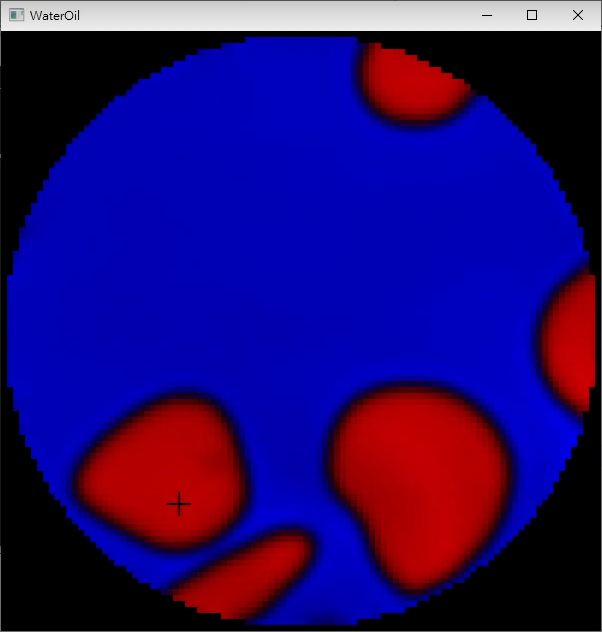

This figure's Python source:
import numpy as np
import cv2
import time
import matplotlib.pyplot as plt
# exit()
# Define constants:
height = 101                         # lattice dimensions
width = 101
four9ths = 4.0/9.0                  # abbreviations for lattice-Boltzmann weight factors
one9th   = 1.0/9.0
one36th  = 1.0/36.0
 # flow direction: center, E, N, W, S, NE, NW, SW, SE
w=np.array([four9ths,one9th,one9th,one9th,one9th,one36th,one36th,one36th,one36th])

# Initialize barriers:
barrier = np.zeros((height,width), bool)                 # True wherever there's a barrier
for y in range(height):
    for x in range(width):
        if (y-int(height/2))**2+(x-int(height/2))**2 >= int(height/2)**2:
            barrier[y,x] = True
# bounce back
barrierN = ~np.roll(barrier,  1, axis=0) & barrier
vacancyN = np.roll(barrierN, -1 , axis=0)
barrierS = ~np.roll(barrier, -1, axis=0) & barrier
vacancyS = np.roll(barrierS, 1 , axis=0)
barrierE = ~np.roll(barrier,  1, axis=1) & barrier
vacancyE = np.roll(barrierE, -1 , axis=1)
barrierW = ~np.roll(barrier, -1, axis=1) & barrier
vacancyW = np.roll(barrierW, 1 , axis=1)
barrierNE = ~np.roll(barrier,  (1,1), axis=(0,1)) & barrier
vacancyNE = np.roll(barrierNE, (-1,-1), axis=(0,1))
barrierNW = ~np.roll(barrier, (1,-1), axis=(0,1)) & barrier
vacancyNW = np.roll(barrierNW, (-1,1), axis=(0,1))
barrierSE = ~np.roll(barrier, (-1,1), axis=(0,1)) & barrier
vacancySE = np.roll(barrierSE, (1,-1), axis=(0,1))
barrierSW = ~np.roll(barrier, (-1,-1), axis=(0,1)) & barrier
vacancySW = np.roll(barrierSW, (1,1), axis=(0,1))

# gradient calculation
edgeN = np.roll(barrierN, -2 , axis=0)
edgeS = np.roll(barrierS, 2 , axis=0)
edgeE = np.roll(barrierE, -2 , axis=1)
edgeW = np.roll(barrierW, 2 , axis=1)
extraPadN = np.roll(barrierN, 1 , axis=0)
extraPadN[0,:] = False
extraEdgN = np.roll(extraPadN, -2 ,axis=0)
extraPadS = np.roll(barrierS, -1 , axis=0)
extraPadS[-1,:] = False
extraEdgS = np.roll(extraPadS, 2 ,axis=0)
extraPadE = np.roll(barrierE, 1 , axis=1)
extraPadE[:,0] = False
extraEdgE = np.roll(extraPadE, -2 ,axis=1)
extraPadW = np.roll(barrierW, -1 , axis=1)
extraPadW[:,-1] = False
extraEdgW = np.roll(extraPadW, 2 ,axis=1)

viscosity1 = 0.17
omega1 = 1 / (3*viscosity1 + 0.5)     # "relaxation" parameter
viscosity2 = 0.17
omega2 = 1 / (3*viscosity2 + 0.5)
rho1 = 1 * (~barrier).astype('float64')
rho2 = np.zeros((height,width))
rad=5
for ry in range(rad*2,height,rad*4):
    for rx in range(rad*2,width,rad*4):
        if barrier[ry,rx]:
            continue
        for y in range(ry-rad,ry+rad):
            for x in range(rx-rad,rx+rad):
                if barrier[y,x]:
                    continue
                if (y-ry)**2+(x-rx)**2 <= rad**2:
                    rho2[y,x] = 1
# circleList=[(50,40,10),(50,70,15)]
# for cy,cx,rad in circleList:
    # for y in range(height):
        # for x in range(width):
            # if barrier[y,x]:
                # continue
            # if (y-cy)**2+(x-cx)**2 <= rad**2:
                # rho2[y,x] = 1
# for y in range(height):
    # for x in range(width):
        # if barrier[y,x]:
            # continue
        # if x < int(width/2):
            # rho2[y,x] = 1
rho1[rho2>0.5] = 0.0
flow1= np.expand_dims(w,axis=(1,2))*rho1
flow2= np.expand_dims(w,axis=(1,2))*rho2
c0,g11,g22,c1,c2=6,1,1,0.06,0.02
iF1,iF2,g12,g21,kappa1,kappa2=1,1,1,1,-100,30
def GradientX(phi):
    phi[barrier]=phi[0,0]
    phi[barrierE]=2*phi[vacancyE]-phi[edgeE]
    phi[barrierW]=2*phi[vacancyW]-phi[edgeW]
    phi[extraPadE]=phi[extraEdgE]
    phi[extraPadW]=phi[extraEdgW]
    dphidx=c1*(phi[1:-1,2:]-phi[1:-1,:-2])+c2*(phi[2:,2:]+phi[:-2,2:]-phi[2:,:-2]-phi[:-2,:-2])
    dphidx=np.pad(dphidx, ((1, ),(1, )), constant_values=((0, ),(0, )))
    return dphidx
def GradientY(phi):
    phi[barrier]=phi[0,0]
    phi[barrierN]=2*phi[vacancyN]-phi[edgeN]
    phi[barrierS]=2*phi[vacancyS]-phi[edgeS]
    phi[extraPadN]=phi[extraEdgN]
    phi[extraPadS]=phi[extraEdgS]
    dphidy=c1*(phi[2:,1:-1]-phi[:-2,1:-1])+c2*(phi[2:,2:]+phi[2:,:-2]-phi[:-2,2:]-phi[:-2,:-2])
    dphidy=np.pad(dphidy, ((1, ),(1, )), constant_values=((0, ),(0, )))
    return dphidy
def SecondGradient(dphidx, dphidy): # require kappa1, kapp2 = -100, 30
    Lphi=GradientX(dphidx)+GradientY(dphidy)
    GLphix,GLphiy = GradientX(Lphi),GradientY(Lphi)
    return GLphix,GLphiy
def SecondGradient2(dphidx, dphidy): # require kappa1, kapp2 = -20, 20
    dphidx[barrierE]=2*dphidx[vacancyE]-dphidx[edgeE]
    dphidx[barrierW]=2*dphidx[vacancyW]-dphidx[edgeW]
    dphidy[barrierN]=2*dphidy[vacancyN]-dphidy[edgeN]
    dphidy[barrierS]=2*dphidy[vacancyS]-dphidy[edgeS]
    Lphi=dphidx[1:-1,2:]-dphidx[1:-1,:-2]+dphidy[2:,1:-1]-dphidy[:-2,1:-1]
    Lphi=np.pad(Lphi, ((1, ),(1, )), constant_values=((0, ),(0, )))
    Lphi[barrierN]=2*Lphi[vacancyN]-Lphi[edgeN]
    Lphi[barrierS]=2*Lphi[vacancyS]-Lphi[edgeS]
    GLphiy=c1*(Lphi[2:,1:-1]-Lphi[:-2,1:-1])
    GLphiy=np.pad(GLphiy, ((1, ),(1, )), constant_values=((0, ),(0, )))
    Lphi[barrier]=Lphi[0,0]
    Lphi[barrierE]=2*Lphi[vacancyE]-Lphi[edgeE]
    Lphi[barrierW]=2*Lphi[vacancyW]-Lphi[edgeW]
    GLphix=c1*(Lphi[1:-1,2:]-Lphi[1:-1,:-2])
    GLphix=np.pad(GLphix, ((1, ),(1, )), constant_values=((0, ),(0, )))
    return GLphix,GLphiy
velocityThreshold=np.sqrt(2/3) #np.sqrt(1/3) insure all positive
def NormalizeVelocity(ux,uy):
    uLength = np.sqrt(ux * ux + uy * uy)
    overflow=uLength>velocityThreshold
    if not np.any(overflow):
        return ux, uy
    uxNorm = np.divide(ux, uLength, out=np.zeros((height,width)), where=uLength!=0)
    uyNorm = np.divide(uy, uLength, out=np.zeros((height,width)), where=uLength!=0)
    return np.where(overflow,uxNorm*velocityThreshold,ux),np.where(overflow,uyNorm*velocityThreshold,uy)
def EqVelocity(ux,uy):
    ustack = np.stack((ux,uy,ux*ux,uy*uy,ux*uy),axis=2)
    umulti= np.array([
        [0,0,-1.5,-1.5,0],
        [3,0,3,-1.5,0],
        [0,3,-1.5,3,0],
        [-3,0,3,-1.5,0],
        [0,-3,-1.5,3,0],
        [3,3,3,3,9],
        [-3,3,3,3,-9],
        [-3,-3,3,3,9],
        [3,-3,3,3,-9]
    ]).T
    return 1+np.moveaxis(ustack@umulti, -1, 0)

# Collide particles within each cell to redistribute velocities (could be optimized a little more):
def collide():
    global rho1, ux1, uy1, flow1, rho2, ux2, uy2, flow2
    rho1 = np.sum(flow1,axis=0)
    ux1 = np.divide(np.sum(flow1*np.expand_dims(np.array([0,1,0,-1,0,1,-1,-1,1]),axis=(1,2)),axis=0), rho1, out=np.zeros((height,width)), where=rho1!=0)
    uy1 = np.divide(np.sum(flow1*np.expand_dims(np.array([0,0,1,0,-1,1,1,-1,-1]),axis=(1,2)),axis=0), rho1, out=np.zeros((height,width)), where=rho1!=0)
    rho2 = np.sum(flow2,axis=0)
    ux2 = np.divide(np.sum(flow2*np.expand_dims(np.array([0,1,0,-1,0,1,-1,-1,1]),axis=(1,2)),axis=0), rho2, out=np.zeros((height,width)), where=rho2!=0)
    uy2 = np.divide(np.sum(flow2*np.expand_dims(np.array([0,0,1,0,-1,1,1,-1,-1]),axis=(1,2)),axis=0), rho2, out=np.zeros((height,width)), where=rho2!=0)
    
    # intermocular force
    phi1=np.sqrt(np.clip(rho1,0,None))
    phi2=np.sqrt(np.clip(rho2,0,None))
    dphi1dx, dphi1dy = GradientX(phi1),GradientY(phi1)
    dphi2dx, dphi2dy = GradientX(phi2),GradientY(phi2)
    F_11_x=2*phi1*dphi1dx
    F_11_y=2*phi1*dphi1dy
    F_22_x=2*phi2*dphi2dx
    F_22_y=2*phi2*dphi2dy
    F_12_x=-2*g12/np.sqrt(g11*g22)*phi1*dphi2dx
    F_12_y=-2*g12/np.sqrt(g11*g22)*phi1*dphi2dy
    F_21_x=-2*g21/np.sqrt(g11*g22)*phi2*dphi1dx
    F_21_y=-2*g21/np.sqrt(g11*g22)*phi2*dphi1dy
    
    # surface tension
    GLphi1x,GLphi1y = SecondGradient(dphi1dx, dphi1dy)
    GLphi2x,GLphi2y = SecondGradient(dphi2dx, dphi2dy)
    F_s1_x=2*kappa1/c0/g11*phi1*GLphi1x
    F_s1_y=2*kappa1/c0/g11*phi1*GLphi1y
    F_s2_x=2*kappa2/c0/g22*phi1*GLphi2x
    F_s2_y=2*kappa2/c0/g22*phi1*GLphi2y
    
    # add the force into u
    ux1+=np.divide((F_11_x*iF1+F_12_x+F_s1_x)/omega1, rho1, out=np.zeros((height,width)), where=rho1!=0)
    uy1+=np.divide((F_11_y*iF1+F_12_y+F_s1_y)/omega1, rho1, out=np.zeros((height,width)), where=rho1!=0)
    ux2+=np.divide((F_22_x*iF2+F_21_x+F_s2_x)/omega2, rho2, out=np.zeros((height,width)), where=rho2!=0)
    uy2+=np.divide((F_22_y*iF2+F_21_y+F_s2_y)/omega2, rho2, out=np.zeros((height,width)), where=rho2!=0)
    
    # normalization
    ux1,uy1 = NormalizeVelocity(ux1,uy1)
    ux2,uy2 = NormalizeVelocity(ux2,uy2)
    
    # applied force
    global forceY, forceX
    thickness = 1
    if np.sqrt(forceY*forceY + forceX*forceX)>0.1:
        ux1[chopstickY-thickness:chopstickY+thickness+1,chopstickX-thickness:chopstickX+thickness+1] = forceX * velocityThreshold
        uy1[chopstickY-thickness:chopstickY+thickness+1,chopstickX-thickness:chopstickX+thickness+1] = forceY * velocityThreshold
        ux2[chopstickY-thickness:chopstickY+thickness+1,chopstickX-thickness:chopstickX+thickness+1] = forceX * velocityThreshold
        uy2[chopstickY-thickness:chopstickY+thickness+1,chopstickX-thickness:chopstickX+thickness+1] = forceY * velocityThreshold
        forceY*=0.9
        forceX*=0.9
    else:
        forceY, forceX = 0, 0
    
    # update flow
    flow1*=(1-omega1)
    flow2*=(1-omega2)
    temp1=EqVelocity(ux1,uy1)
    temp2=EqVelocity(ux2,uy2)
    flow1+= omega1*np.expand_dims(w,axis=(1,2))*rho1*temp1
    flow2+= omega2*np.expand_dims(w,axis=(1,2))*rho2*temp2

# Move all particles by one step along their directions of motion (pbc):
def UpdateFlowPosition(flow):
    flow[1] = np.roll(flow[1], 1, axis=1)
    flow[2] = np.roll(flow[2], 1, axis=0)
    flow[3] = np.roll(flow[3], -1, axis=1)
    flow[4] = np.roll(flow[4], -1, axis=0)
    flow[5] = np.roll(flow[5], (1,1), axis=(0,1))
    flow[6] = np.roll(flow[6], (1,-1), axis=(0,1))
    flow[7] = np.roll(flow[7], (-1,-1), axis=(0,1))
    flow[8] = np.roll(flow[8], (-1,1), axis=(0,1))
    # Use tricky boolean arrays to handle barrier collisions (bounce-back):
    flow[4,vacancyN] = flow[2,barrierN]
    flow[2,vacancyS] = flow[4,barrierS]
    flow[3,vacancyE] = flow[1,barrierE]
    flow[1,vacancyW] = flow[3,barrierW]
    flow[7,vacancyNE] = flow[5,barrierNE]
    flow[5,vacancySW] = flow[7,barrierSW]
    flow[8,vacancyNW] = flow[6,barrierNW]
    flow[6,vacancySE] = flow[8,barrierSE]
    # clean the flow on contour
    flow[1,barrierE] = 0
    flow[2,barrierN] = 0
    flow[3,barrierW] = 0
    flow[4,barrierS] = 0
    flow[5,barrierNE] = 0
    flow[6,barrierNW] = 0
    flow[7,barrierSW] = 0
    flow[8,barrierSE] = 0
    # apply Force, require improvement

chopstick, chopstickY,chopstickX, forceY, forceX = False, 0, 0, 0, 0
def click_and_crop(event, x, y, flags, param):
    global chopstick, chopstickY, chopstickX,  forceY, forceX
    # print(x,y,event,flags)
    if flags == 0:
        return
    if event == 0:
        pass
    elif event == 4:
        chopstick = False
        chopstickY,chopstickX, forceY, forceX = 0, 0, 0, 0
    elif event == 1:
        chopstick = True
        chopstickY,chopstickX = y, x
    forceY = y - chopstickY
    forceX = x - chopstickX
    forceMagnitude = np.sqrt(forceY*forceY + forceX*forceX)
    if forceMagnitude>0:
        forceY/=forceMagnitude
        forceX/=forceMagnitude
    chopstickY,chopstickX = y, x

sizeIndex=3
sizeWidth=[150,200,400,600,900]
fileName='WaterOil'
cv2.namedWindow(fileName,cv2. WINDOW_KEEPRATIO)
cv2.resizeWindow(fileName,sizeWidth[sizeIndex],sizeWidth[sizeIndex])
cv2.setMouseCallback(fileName, click_and_crop)
blank=np.zeros((height,width))
while True:
    for step in range(10):
        collide()
        UpdateFlowPosition(flow1)
        UpdateFlowPosition(flow2)
    rho1_n=np.clip(rho1/1.5,0,1)
    rho2_n=np.clip(rho2/1.5,0,1)
    twoComp=np.stack((rho1_n,blank,rho2_n),axis=2) #it is bgr
    cv2.imshow(fileName, twoComp)
    key = cv2.waitKey(1)
    #q or esc for terminate the program
    if key == ord("q") or key == 27:
        break
    #+ for increasing size of circle and line
    elif key == 61:
        sizeIndex=min(sizeIndex+1,len(sizeWidth)-1)
        cv2.resizeWindow(fileName,sizeWidth[sizeIndex],sizeWidth[sizeIndex])
    #r for decreasing size of circle and line
    elif key == 45:
        sizeIndex=max(sizeIndex-1,0)
        cv2.resizeWindow(fileName,sizeWidth[sizeIndex],sizeWidth[sizeIndex])
cv2.destroyAllWindows()
